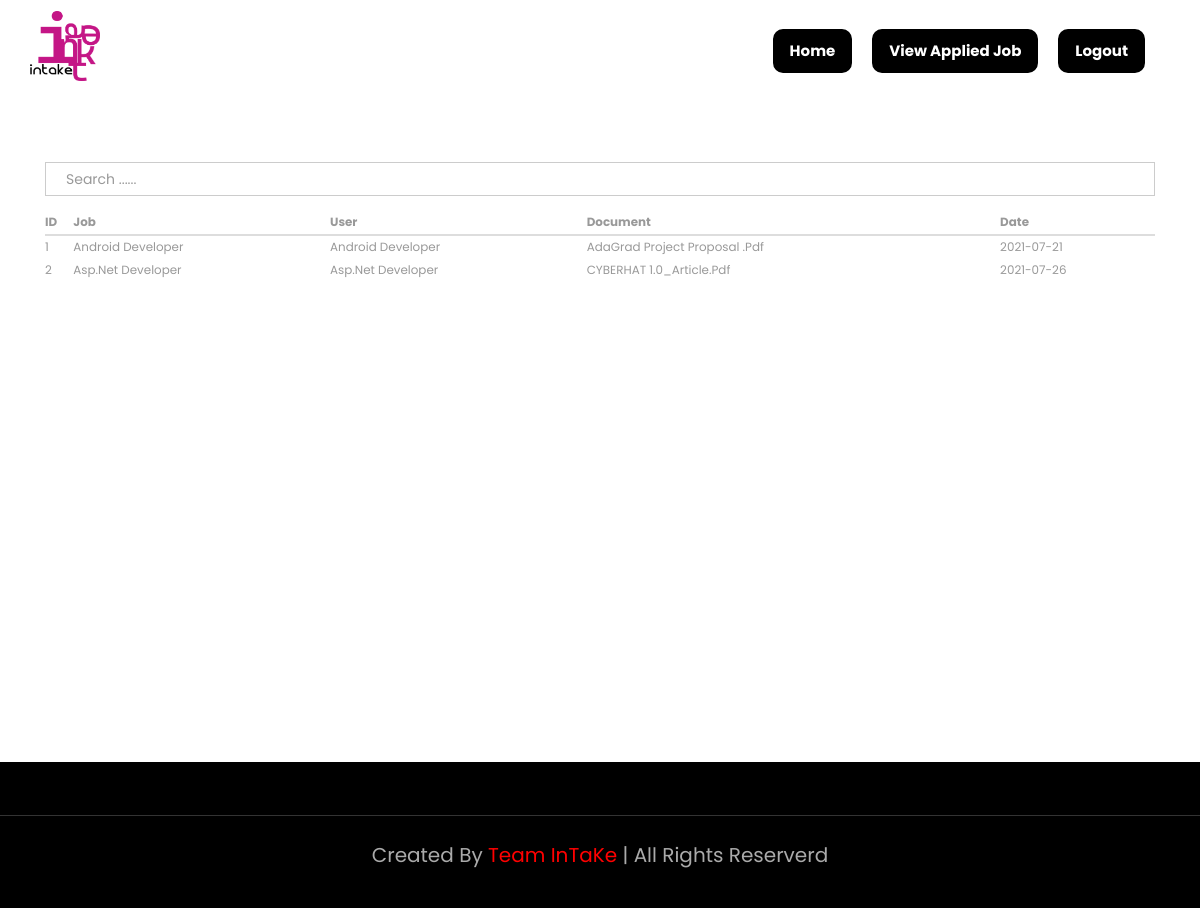
/application.php (signed in), run on the app's committed database.
### tables this page shows
CREATE TABLE `application` (
  `appid` int(11) NOT NULL,
  `userid` int(11) NOT NULL,
  `jobid` int(11) NOT NULL,
  `document` varchar(1000) NOT NULL,
  `date` date NOT NULL
);

CREATE TABLE `jobs` (
  `jobid` int(11) NOT NULL,
  `name` varchar(50) NOT NULL,
  `catid` int(11) NOT NULL,
  `description` varchar(50) NOT NULL,
  `position` varchar(50) NOT NULL,
  `skills` varchar(50) NOT NULL,
  `studentid` int(11) NOT NULL
);

### application.php (the view, shortened to what this page needs)
<!DOCTYPE html>
<html lang="en">
<head>
    <?php
    include('header_link.php');
    include('dbconnect.php');
    ?>
</head>
<body>
<?php
    include('header.php');
    ?>
    <div class="container">
      <div class="single">
            <div class="col-md-12">
                 <div class="form-group">
                 <input type="text" id="myinput" placeholder="search ......" class="form-control">
                 </div>
                 <table class="table">
                      <thead>
                            <tr>
                                 <th>ID</th>
                                 <th>Job</th>
                                 <th>User</th>
                                 <th>Document</th>
                                 <th>Date</th>
                            </tr>
                      </thead>
                      <tbody id="mytable">
                           <?php
                              $sql = "select application.appid, user.name , jobs.name, student.studentid, application.document, application.date
                              from application
                              INNER join jobs on jobs.jobid = application.jobid
                              INNER join student on student.studentid = jobs.studentid
                              INNER join user on user.userid = application.userid
                              ";
                              $rs = mysqli_query($con,$sql);
                              while($data = mysqli_fetch_array($rs)){
                           ?>
                                <tr>
                                      <td><?=$data['appid']?></td>
                                      <td><?=$data['name']?></td>
                                      <td><?=$data['name']?></td>
                                      <td><?=$data['document']?></td>
                                      <td><?=$data['date']?></td>
                                </tr>
                           <?php
                              }
                              ?>
                      </tbody>
                 </table>
            </div>
      </div>
</div>
<br><br>
 <?php include('footer.php'); ?>
</body>
</html>

### css/style.css (style rules this page uses)
.single { padding:5em 0; }
input.form-control { box-shadow: none; background-color:#fff; padding:0 20px; border-radius:0px; }
.table>tbody>tr>td, .table>tbody>tr>th, .table>tfoot>tr>td, .table>tfoot>tr>th, .table>thead>tr>td, .table>thead>tr>th { border-top: none; padding: 3px 0; }
.table > thead > tr > th, .table > tbody > tr > th, .table > tfoot > tr > th, .table > thead > tr > td, .table > tbody > tr > td, .table > tfoot > tr > td { font-size: 0.85em; color: #999; }

### css/style1.css (style rules this page uses)
body { margin: 0; padding: 0; font-family: "Dancing Script", cursive; font-family: "Open Sans Condensed", sans-serif; background: url(bp2.jpg); background-size: cover; background-position: center; }
:root { --main-color: red; }
* { font-family: "Poppins", sans-serif; margin: 0; padding: 0; box-sizing: border-box; border: none; text-decoration: none; text-transform: capitalize; transition: all 0.2s linear; transition: width none; }
html { font-size: 62.5%; overflow-x: hidden; scroll-behavior: smooth; scroll-padding-top: 7rem; }
body { overflow-x: hidden; background: var(--black); }

### header.php (style rules this page uses)
* { box-sizing: border-box; font-family: 'Lucida Sans', 'Lucida Sans Regular', 'Lucida Grande', 'Lucida Sans Unicode', Geneva, Verdana, sans-serif; }

### data on the page
application: appid "1", jobid.name "Android Developer", document "AdaGrad Project Proposal .pdf", date "2021-07-21"
application: appid "2", jobid.name "Asp.net Developer", document "CYBERHAT 1.0_Article.pdf", date "2021-07-26"
